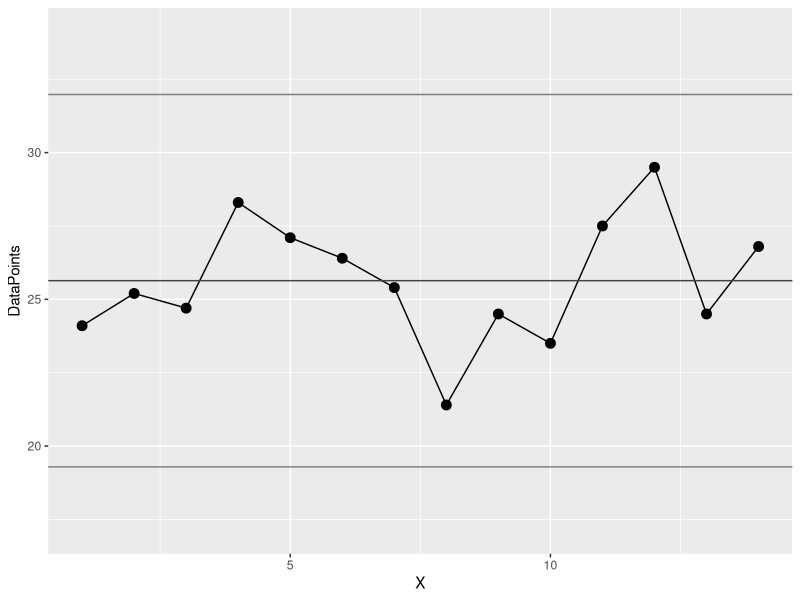

The R script that drew this image:
library(ggplot2)

xbar <- c(24.1,25.2,24.7,28.3,27.1,26.4,25.4,21.4,24.5,23.5,27.5,29.5,24.5,26.8)
mv <- mean(xbar)
dv <- sd(xbar)
mv

data1 <- data.frame(DataPoints=xbar, X=seq(1, length(xbar)));

png(filename="ch17p264.png");

ggplot(data=data1, aes(x=X, y=DataPoints)) +
  geom_point(color="black", size=3) +
  geom_line(color="black") +
  geom_hline(yintercept=mv - dv * 3, color="gray50") +
  geom_hline(yintercept=mv, color="gray25") +
  geom_hline(yintercept=mv + dv * 3, color="gray50") +
  ylim(mv - dv *4, mv + dv * 4);




dev.off();

